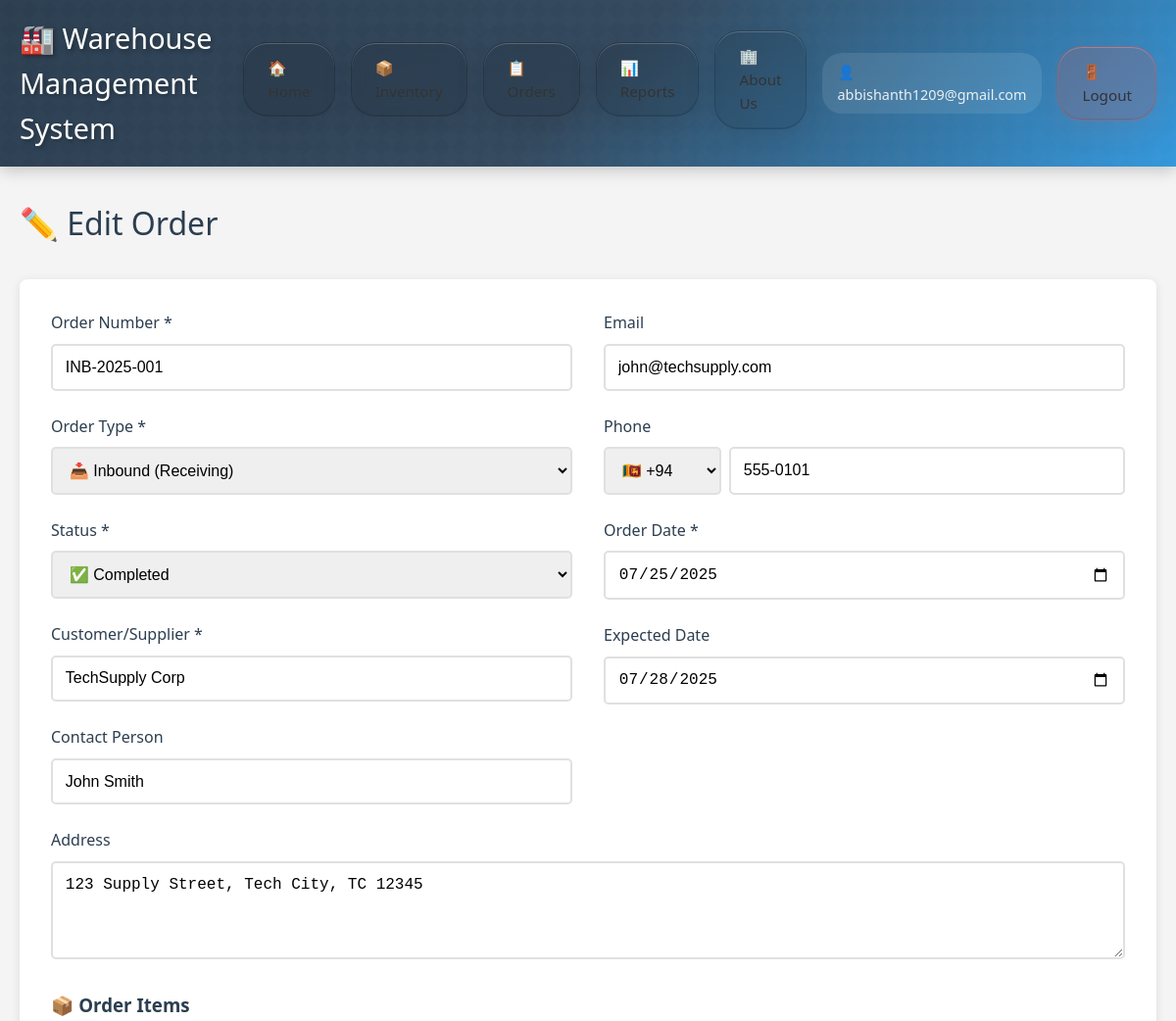
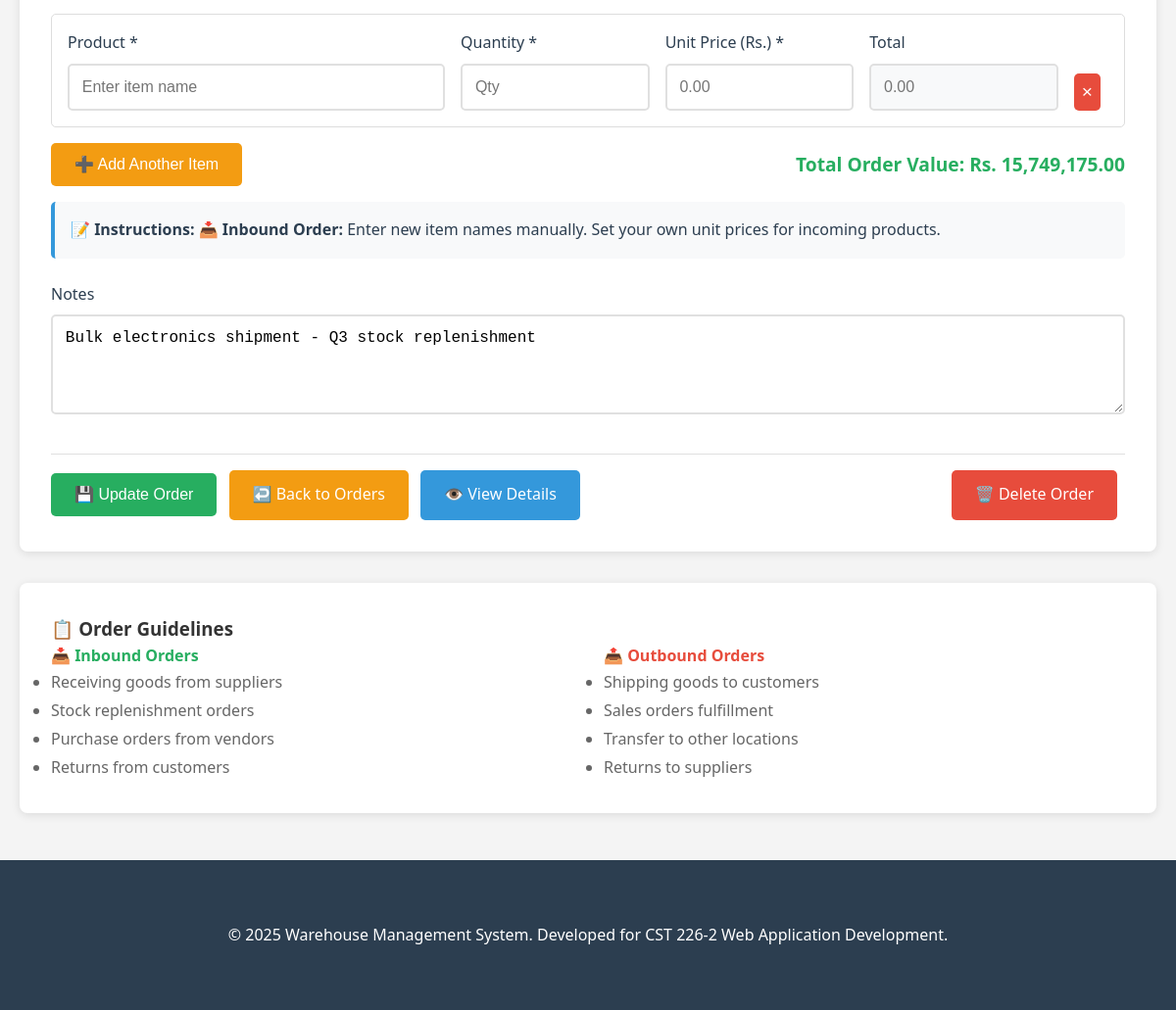
/order_form.php?id=1 (signed in), run on the app's committed database (2 pictures, top to bottom).
### tables this page shows
CREATE TABLE IF NOT EXISTS orders (
    id INT AUTO_INCREMENT PRIMARY KEY,
    order_number VARCHAR(50) UNIQUE NOT NULL,
    order_type ENUM('inbound', 'outbound') NOT NULL,
    status ENUM('pending', 'processing', 'completed', 'cancelled') DEFAULT 'pending',
    customer_supplier VARCHAR(255) NOT NULL,
    contact_person VARCHAR(255),
    email VARCHAR(255),
    phone VARCHAR(20),
    address TEXT,
    order_date DATE NOT NULL,
    expected_date DATE,
    completed_date DATE NULL,
    total_items INT DEFAULT 0,
    total_value DECIMAL(12,2) DEFAULT 0.00,
    notes TEXT,
    created_at TIMESTAMP DEFAULT CURRENT_TIMESTAMP,
    updated_at TIMESTAMP DEFAULT CURRENT_TIMESTAMP ON UPDATE CURRENT_TIMESTAMP
);

### order_form.php (the view, shortened to what this page needs)
<?php
require_once 'config/database.php';
$order = [
    'order_number' => '',
    'order_type' => 'inbound',
    'status' => 'pending',
    'customer_supplier' => '',
    'contact_person' => '',
    'email' => '',
    'phone' => '',
    'address' => '',
    'order_date' => date('Y-m-d'),
    'expected_date' => '',
    'notes' => ''
];
$isEdit = false;
$orderId = null;
if (isset($_GET['id'])) {
    $orderId = (int)$_GET['id'];
    $isEdit = true;
    try {
        $stmt = $pdo->prepare("SELECT * FROM orders WHERE id = ?");
        $stmt->execute([$orderId]);
        $existingOrder = $stmt->fetch();
        if ($existingOrder) {
            $order = $existingOrder;
            $order['items_data'] = !empty($order['items']) ? json_decode($order['items'], true) : [];
        } else {
            setFlashMessage("Order not found!", "error");
            redirect("orders.php");
        }
    } catch (PDOException $e) {
        setFlashMessage("Error loading order: " . $e->getMessage(), "error");
        redirect("orders.php");
    }
}
$existingCountryCode = '+94';
$existingPhoneNumber = '';
if (!empty($order['phone'])) {
    $phoneParts = explode(' ', $order['phone'], 2);
    if (count($phoneParts) === 2 && strpos($phoneParts[0], '+') === 0) {
        $existingCountryCode = $phoneParts[0];
        $existingPhoneNumber = $phoneParts[1];
    } else {
        $existingPhoneNumber = $order['phone'];
    }
}
?>
<div class="container">
    <h1 class="page-title">
        <?php echo $isEdit ? '✏️ Edit Order' : '➕ Create New Order'; ?>
    </h1>
    <div class="card">
        <form method="POST" action="" data-validate="true">
            <div style="display: grid; grid-template-columns: 1fr 1fr; gap: 2rem;">
                <div>
                    <div class="form-group">
                        <label for="order_number">Order Number *</label>
                        <input type="text"
                               id="order_number"
                               name="order_number"
                               value="<?php echo htmlspecialchars($order['order_number']); ?>"
                               required
                               placeholder="e.g., ORD-2025-08-001">
                    </div>
                    <div class="form-group">
                        <label for="order_type">Order Type *</label>
                        <select id="order_type" name="order_type" required>
                            <option value="inbound" <?php echo $order['order_type'] === 'inbound' ? 'selected' : ''; ?>>📥 Inbound (Receiving)</option>
                        </select>
                    </div>
                    <div class="form-group">
                        <label for="status">Status *</label>
                        <select id="status" name="status" required>
                            <option value="completed" <?php echo $order['status'] === 'completed' ? 'selected' : ''; ?>>✅ Completed</option>
                        </select>
                    </div>
                    <div class="form-group">
                        <label for="customer_supplier">Customer/Supplier *</label>
                        <input type="text"
                               id="customer_supplier"
                               name="customer_supplier"
                               value="<?php echo htmlspecialchars($order['customer_supplier']); ?>"
                               required
                               placeholder="Company name">
                    </div>
                    <div class="form-group">
                        <label for="contact_person">Contact Person</label>
                        <input type="text"
                               id="contact_person"
                               name="contact_person"
                               value="<?php echo htmlspecialchars($order['contact_person']); ?>"
                               placeholder="Contact person name">
                    </div>
                </div>
                <div>
                    <div class="form-group">
                        <label for="email">Email</label>
                        <input type="email"
                               id="email"
                               name="email"
                               value="<?php echo htmlspecialchars($order['email']); ?>"
                               placeholder="contact@company.com">
                    </div>
                    <div class="form-group">
                        <label for="phone">Phone</label>
                        <div style="display: flex; gap: 0.5rem;">
                            <select id="country_code" name="country_code" style="width: 120px;" class="form-control">
                                <option value="+94" <?php echo $existingCountryCode === '+94' ? 'selected' : ''; ?>>🇱🇰 +94</option>
                            </select>
                            <input type="tel"
                                   id="phone"
                                   name="phone"
                                   value="<?php echo htmlspecialchars($existingPhoneNumber); ?>"
                                   placeholder="77 123 4567"
                                   style="flex: 1;"
                                   class="form-control">
                        </div>
                    </div>
                    <div class="form-group">
                        <label for="order_date">Order Date *</label>
                        <input type="date"
                               id="order_date"
                               name="order_date"
                               value="<?php echo htmlspecialchars($order['order_date']); ?>"
                               min="<?php echo date('Y-m-d'); ?>"
                               required>
                    </div>
                    <div class="form-group">
                        <label for="expected_date">Expected Date</label>
                        <input type="date"
                               id="expected_date"
                               name="expected_date"
                               value="<?php echo htmlspecialchars($order['expected_date']); ?>"
                               min="<?php echo date('Y-m-d'); ?>">
                    </div>
                </div>
            </div>
            <div class="form-group">
                <label for="address">Address</label>
                <textarea id="address"
                          name="address"
                          rows="3"
                          placeholder="Full address for shipping/receiving..."><?php echo htmlspecialchars($order['address']); ?></textarea>
            </div>
            <div class="form-group">
                <h3 style="margin-bottom: 1rem; color: #2c3e50;">📦 Order Items</h3>
                <div id="items-container">
                    <?php
                    $itemsData = $order['items_data'] ?? [];
                    if (empty($itemsData)) {
                        $itemsData = [['name' => '', 'quantity' => '', 'unit_price' => '', 'total' => '']];
                    }
                    foreach ($itemsData as $index => $item):
                        $itemNum = $index + 1;
                    ?>
                    <div class="item-row" style="border: 1px solid #ddd; padding: 1rem; margin-bottom: 1rem; border-radius: 5px;">
                        <div style="display: grid; grid-template-columns: 2fr 1fr 1fr 1fr auto; gap: 1rem; align-items: end;">
                            <div class="form-group" style="margin: 0;">
                            </div>
                            <div class="form-group" style="margin: 0;">
                                <label for="quantity_<?php echo $itemNum; ?>">Quantity *</label>
                                <input type="number" class="form-control" name="quantity[]" id="quantity_<?php echo $itemNum; ?>"
                                       value="<?php echo htmlspecialchars($item['quantity'] ?? ''); ?>" placeholder="Qty" min="1" required>
                            </div>
                            <div class="form-group" style="margin: 0;">
                                <label for="unit_price_<?php echo $itemNum; ?>">Unit Price (Rs.) *</label>
                                <input type="number" class="form-control" name="unit_price[]" id="unit_price_<?php echo $itemNum; ?>"
                                       value="<?php echo htmlspecialchars($item['unit_price'] ?? ''); ?>" placeholder="0.00" step="0.01" min="0" required>
                            </div>
                            <div class="form-group" style="margin: 0;">
                                <label for="total_<?php echo $itemNum; ?>">Total</label>
                                <input type="number" class="form-control" name="total[]" id="total_<?php echo $itemNum; ?>"
                                       value="<?php echo htmlspecialchars($item['total'] ?? ''); ?>" placeholder="0.00" step="0.01" readonly style="background-color: #f8f9fa;">
                            </div>
                            <div style="margin-top: 1.5rem;">
                                <button type="button" class="btn btn-danger" onclick="removeItem(this)" style="padding: 0.5rem; font-size: 1.2rem;">×</button>
                            </div>
                        </div>
                    </div>
                    <?php endforeach; ?>
                </div>
                <div style="display: flex; justify-content: space-between; align-items: center; margin-top: 1rem;">
                    <button type="button" class="btn btn-warning" onclick="addItem()">➕ Add Another Item</button>
                    <div style="font-size: 1.2rem; font-weight: bold; color: #27ae60;">
                        Total Order Value: Rs. <span id="grand-total"><?php echo number_format($order['total_value'] ?? 0, 2); ?></span>
                    </div>
                </div>
                <div style="margin-top: 1rem; padding: 1rem; background-color: #f8f9fa; border-radius: 5px; border-left: 4px solid #3498db;">
                    <div id="order-type-info">
                        <p style="margin: 0; color: #2c3e50;">
                            <strong>📝 Instructions:</strong>
                            <span id="type-instruction">Select order type to see appropriate item fields.</span>
                        </p>
                    </div>
                </div>
            </div>
            <div class="form-group">
                <label for="notes">Notes</label>
                <textarea id="notes"
                          name="notes"
                          rows="4"
                          placeholder="Additional notes, special instructions, etc..."><?php echo htmlspecialchars($order['notes']); ?></textarea>
            </div>
            <div style="margin-top: 2rem; padding-top: 1rem; border-top: 1px solid #e0e0e0;">
                <button type="submit" class="btn btn-success">
                    <?php echo $isEdit ? '💾 Update Order' : '➕ Create Order'; ?>
                </button>
                <a href="orders.php" class="btn btn-warning">↩️ Back to Orders</a>
                <?php if ($isEdit): ?>
                    <a href="order_details.php?id=<?php echo $orderId; ?>" class="btn btn-primary">👁️ View Details</a>
                    <a href="orders.php?action=delete&id=<?php echo $orderId; ?>"
                       class="btn btn-danger"
                       onclick="return confirmDelete('<?php echo htmlspecialchars($order['order_number']); ?>')"
                       style="float: right;">
                        🗑️ Delete Order
                    </a>
                <?php endif; ?>
            </div>
        </form>
    </div>
    <div class="card">
        <h3>📋 Order Guidelines</h3>
        <div style="display: grid; grid-template-columns: 1fr 1fr; gap: 2rem;">
            <div>
                <h4 style="color: #27ae60;">📥 Inbound Orders</h4>
                <ul style="color: #666; line-height: 1.8;">
                    <li>Receiving goods from suppliers</li>
                    <li>Stock replenishment orders</li>
                    <li>Purchase orders from vendors</li>
                    <li>Returns from customers</li>
                </ul>
            </div>
            <div>
                <h4 style="color: #e74c3c;">📤 Outbound Orders</h4>
                <ul style="color: #666; line-height: 1.8;">
                    <li>Shipping goods to customers</li>
                    <li>Sales orders fulfillment</li>
                    <li>Transfer to other locations</li>
                    <li>Returns to suppliers</li>
                </ul>
            </div>
        </div>
    </div>
</div>

### assets/css/style.css (style rules this page uses)
* { margin: 0; padding: 0; box-sizing: border-box; }
body { font-family: 'Segoe UI', Tahoma, Geneva, Verdana, sans-serif; line-height: 1.6; color: #333; background-color: #f4f4f4; }
.container { max-width: 1200px; margin: 2rem auto; padding: 0 20px; }
.page-title { color: #2c3e50; margin-bottom: 2rem; font-size: 2rem; font-weight: 300; }
.card { background: white; border-radius: 8px; padding: 2rem; margin-bottom: 2rem; box-shadow: 0 2px 10px rgba(0,0,0,0.1); transition: transform 0.3s ease; }
.form-group { margin-bottom: 1.5rem; }
.form-group label { display: block; margin-bottom: 0.5rem; color: #2c3e50; font-weight: 500; }
.form-group input, .form-group select, .form-group textarea { width: 100%; padding: 0.8rem; border: 2px solid #e0e0e0; border-radius: 5px; font-size: 1rem; transition: border-color 0.3s ease; }
.form-group textarea { resize: vertical; min-height: 100px; }
.btn { display: inline-block; padding: 0.8rem 1.5rem; border: none; border-radius: 5px; font-size: 1rem; cursor: pointer; text-decoration: none; transition: background-color 0.3s ease; margin-right: 0.5rem; }
.btn-primary { background-color: #3498db; color: white; }
.btn-success { background-color: #27ae60; color: white; }
.btn-warning { background-color: #f39c12; color: white; }
.btn-danger { background-color: #e74c3c; color: white; }

### order_form.php (style rules this page uses)
input[readonly] { background-color: #f8f9fa !important; cursor: not-allowed; }
.item-row > div[style*="grid-template-columns"] { display: grid !important; grid-template-columns: 2fr 1fr 1fr 1fr auto !important; gap: 1rem !important; align-items: end !important; }
.item-row .form-group { width: 100% !important; display: block !important; }

### data on the page
orders: order_number "INB-2025-001", order_type "📥 Inbound (Receiving)", status "✅ Completed", customer_supplier "TechSupply Corp", contact_person "John Smith", email "john@techsupply.com", phone "555-0101", order_date "07/25/2025", expected_date "07/28/2025", address "123 Supply Street, Tech City, TC 12345", total_value "15,749,175.00", notes "Bulk electronics shipment - Q3 stock replenishment"

### other printed values
$_SESSION['username'] "abbishanth1209@gmail.com"
